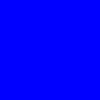
Frame 1 (no input)
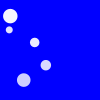
Frame 60 (the mouse pressed at the canvas centre just before this capture)
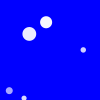
Frame 120 (the mouse held since frame 60 and released just before this capture)

The Processing sketch that drew these frames (run headless with seeded random() and noise(); from frame 60 on, the mouse is pressed at the canvas centre):

// Processing sketch: week2hw
// ── week2hw.pde

class Snowflakes {

  float x, y;
  int opacity = 255; //for opacity
  color c;
  float gravity;
  float size;

  //CONSTRUCTOR
  Snowflakes(float _x, float _y) {
    x = _x;
    y = _y;
    size = random (5, 15);

    gravity = random(1, 3);
  }


  //METHODS
  //draw
  void display() {
    fill(255, opacity);
    ellipse(x, y, size, size);
  }

  //fall
  void fall() {
    //gravity
    y += gravity;

    opacity --;
  }

  boolean isAlive() {
    if (y<height) {
      return true;
    } else {
      return false;
    }
  }
  
}

// ── Snowflakes.pde
Snowflakes s;
ArrayList <Snowflakes> mySnow;

void setup() {

  s = new Snowflakes(random(0, width), 0);
  mySnow = new ArrayList<Snowflakes>();
  noStroke();
}

void draw() {
  background(0,0,255);

  for (int i=0; i<mySnow.size(); i++) {
    Snowflakes s = mySnow.get(i);
    s.display();
    s.fall();
    if (s.isAlive() == false) {
      mySnow.remove(i);
    }
  }

  if (frameCount%10 == 0) {
    mySnow.add(new Snowflakes(random(0, width), 0));
  }
  //s.display();
  //s.fall();
  //if(s.isAlive() == false){
  //  s.remove();
  //}
}

void mousePressed() {
  mySnow.add(new Snowflakes(mouseX, mouseY));
}
